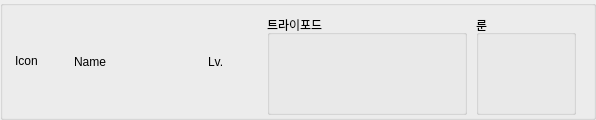
<?xml version="1.0" encoding="UTF-8"?>
<ui version="4.0">
 <class>SkillWidget</class>
 <widget class="QWidget" name="SkillWidget">
  <property name="geometry">
   <rect>
    <x>0</x>
    <y>0</y>
    <width>596</width>
    <height>120</height>
   </rect>
  </property>
  <property name="minimumSize">
   <size>
    <width>596</width>
    <height>120</height>
   </size>
  </property>
  <property name="maximumSize">
   <size>
    <width>569</width>
    <height>120</height>
   </size>
  </property>
  <property name="windowTitle">
   <string>Form</string>
  </property>
  <layout class="QVBoxLayout" name="verticalLayout">
   <property name="spacing">
    <number>0</number>
   </property>
   <property name="leftMargin">
    <number>0</number>
   </property>
   <property name="topMargin">
    <number>0</number>
   </property>
   <property name="rightMargin">
    <number>0</number>
   </property>
   <property name="bottomMargin">
    <number>0</number>
   </property>
   <item>
    <widget class="QGroupBox" name="groupSkill">
     <property name="minimumSize">
      <size>
       <width>596</width>
       <height>120</height>
      </size>
     </property>
     <property name="maximumSize">
      <size>
       <width>596</width>
       <height>120</height>
      </size>
     </property>
     <property name="title">
      <string/>
     </property>
     <layout class="QHBoxLayout" name="hLayoutSkill">
      <item>
       <widget class="QLabel" name="lbIcon">
        <property name="minimumSize">
         <size>
          <width>50</width>
          <height>50</height>
         </size>
        </property>
        <property name="maximumSize">
         <size>
          <width>50</width>
          <height>50</height>
         </size>
        </property>
        <property name="text">
         <string>Icon</string>
        </property>
       </widget>
      </item>
      <item>
       <widget class="QLabel" name="lbName">
        <property name="minimumSize">
         <size>
          <width>125</width>
          <height>25</height>
         </size>
        </property>
        <property name="maximumSize">
         <size>
          <width>125</width>
          <height>25</height>
         </size>
        </property>
        <property name="text">
         <string>Name</string>
        </property>
       </widget>
      </item>
      <item>
       <widget class="QLabel" name="lbLevel">
        <property name="minimumSize">
         <size>
          <width>50</width>
          <height>25</height>
         </size>
        </property>
        <property name="maximumSize">
         <size>
          <width>50</width>
          <height>25</height>
         </size>
        </property>
        <property name="text">
         <string>Lv.</string>
        </property>
       </widget>
      </item>
      <item>
       <widget class="QGroupBox" name="groupTripod">
        <property name="minimumSize">
         <size>
          <width>200</width>
          <height>100</height>
         </size>
        </property>
        <property name="maximumSize">
         <size>
          <width>200</width>
          <height>100</height>
         </size>
        </property>
        <property name="title">
         <string>트라이포드</string>
        </property>
        <layout class="QVBoxLayout" name="vLayoutTripod"/>
       </widget>
      </item>
      <item>
       <widget class="QGroupBox" name="groupRune">
        <property name="minimumSize">
         <size>
          <width>100</width>
          <height>100</height>
         </size>
        </property>
        <property name="maximumSize">
         <size>
          <width>100</width>
          <height>100</height>
         </size>
        </property>
        <property name="title">
         <string>룬</string>
        </property>
        <layout class="QHBoxLayout" name="hLayoutRune"/>
       </widget>
      </item>
     </layout>
    </widget>
   </item>
  </layout>
 </widget>
 <resources/>
 <connections/>
</ui>
